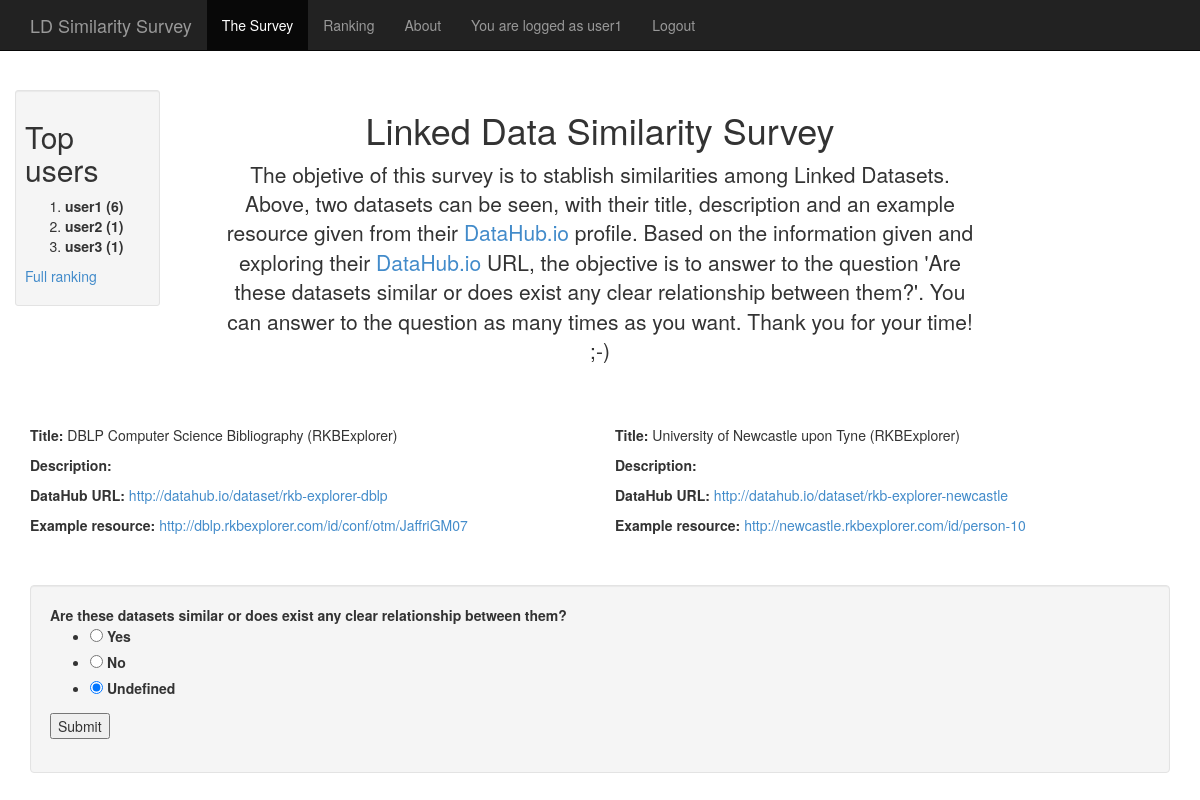
The app's page / (signed in) with its own data.
### survey/models.py (models this page shows)
class UserProfile(models.Model):
    user = models.OneToOneField(User)
    rated_datasets = models.ManyToManyField(Similarity)
    points = models.IntegerField()

class Dataset(models.Model):
    title = models.CharField(max_length=2000)
    description = models.CharField(max_length=10000)
    datahub_url = models.CharField(max_length=2000)
    example_resource = models.CharField(max_length=1000)
    similarity = models.ManyToManyField("self", through='Similarity', symmetrical=False)
    nick = models.CharField(max_length=2000)

### survey/views.py (the view, shortened to what this page needs)
# urls.py: url(r'^$', 'survey.views.survey'),
@login_required
def survey(request):
    user = request.user
    selected_source_dataset = None
    selected_target_dataset = None
    sim_id = None
    for similarity in Similarity.objects.filter(similarity=None):
        sim_id = similarity.id
        source_dataset = similarity.source_dataset
        target_dataset = similarity.target_dataset
        try:
            user_rating = user.userprofile.rated_datasets.get(source_dataset=source_dataset, target_dataset=target_dataset)
        except:
            user_rating = None
        if user_rating == None:
            selected_source_dataset = source_dataset
            selected_target_dataset = target_dataset
            break
    form = SurveyForm(initial={'similarity': 'undefined'})
    top_users = UserProfile.objects.filter(points__gt=0).order_by('-points')[:5]
    return render(request, 'survey/survey.html', {'form': form, 'source_dataset': selected_source_dataset, 'target_dataset': selected_target_dataset, 'top_users': top_users, 'sim_id': sim_id})

### survey/forms.py
class SurveyForm(forms.Form):
    source_dataset_id = forms.IntegerField(widget=forms.HiddenInput)
    target_dataset_id = forms.IntegerField(widget=forms.HiddenInput)
    choices = [('yes', 'Yes'), ('no', 'No'), ('undefined', 'Undefined')]
    similarity = forms.ChoiceField(choices=choices, widget=forms.RadioSelect, required=True)
    sim_id = forms.IntegerField(widget=forms.HiddenInput)

### survey/templates/survey/survey.html (shortened to what this page needs)
{% load staticfiles %}
<html>
    <head>
        <link href="{% static "css/bootstrap.min.css" %}" rel="stylesheet">
    </head>
    <body>
        <div class="navbar navbar-inverse navbar-fixed-top" role="navigation">
          <div class="container">
            <div class="navbar-header">
            <a class="navbar-brand" href="{% url 'survey.views.survey' %}">LD Similarity Survey</a>
        </div>
        <div class="collapse navbar-collapse">
            <ul class="nav navbar-nav">
                <li class="active"><a href="{% url 'survey.views.survey' %}">The Survey</a></li>
                <li><a href="{% url 'survey.views.ranking' %}">Ranking</a></li>
                <li><a href="{% url 'survey.views.about' %}">About</a></li>
                <li><a>You are logged as {{user.username}}</a></li>
                <li><a href="{% url 'survey.views.user_logout' %}">Logout</a></li>
            </ul>
        </div>
    </div>
    </div>
    <div class="row">
        <div class="col-lg-2">
            <div style="padding: 40px 15px;">
                <div class="well well-sm">
                    <h2>Top users</h2>
                    <ol>
                       {% for item in top_users %}
                            <li><b>{{item.user.username}} ({{item.points}})</b></li>
                       {% endfor %}
                    </ol>
                    <p><a href="{% url 'survey.views.ranking' %}">Full ranking</a></p>
                </div>
            </div>
        </div>
        <div class="col-lg-10">
            <div class="starter-template">
                    <h1>Linked Data Similarity Survey</h1>
                    <p class="lead">The objetive of this survey is to stablish similarities among Linked Datasets. Above, two datasets can be seen, with their title, description and an example resource given from their <a href="http://datahub.io/">DataHub.io</a> profile. Based on the information given and exploring their <a href="http://datahub.io/">DataHub.io</a> URL, the objective is to answer to the question 'Are these datasets similar or does exist any clear relationship between them?'. You can answer to the question as many times as you want. Thank you for your time! ;-)
                    </p>
            </div>
        </div>
    </div>
    <div class="container">
        {% if source_dataset == None%}
        <div class="starter-template">
            <h2>You have rated all datasets! Thank you ;-)</h2>
        </div>
        {% else %}
            <div class="row">
                <div class="col-lg-6">
                    <p> <b>Title:</b> {{source_dataset.title}} </p>
                    <p style="text-align:justify;text-justify:inter-word;"> <b>Description:</b> {{source_dataset.description}} </p>
                    <p> <b>DataHub URL:</b> <a href="{{source_dataset.datahub_url}}" target="_blank">{{source_dataset.datahub_url}}</a> </p>
                    <p> <b>Example resource:</b> <a href="{{source_dataset.example_resource}}" target="_blank">{{source_dataset.example_resource}}</a> </p>
                    <br />
                </div>
                <div class="col-lg-6">
                    <p> <b>Title:</b> {{target_dataset.title}} </p>
                    <p style="text-align:justify;text-justify:inter-word;"> <b>Description:</b> {{target_dataset.description}} </p>
                    <p> <b>DataHub URL:</b> <a href="{{target_dataset.datahub_url}}" target="_blank">{{target_dataset.datahub_url}}</a> </p>
                    <p> <b>Example resource:</b> <a href="{{target_dataset.example_resource}}" target="_blank">{{target_dataset.example_resource}}</a> </p>
                    <br />
                </div>
            </div>
            <br />
            <div class="well">
                <form action="{% url 'survey.views.survey' %}" method="post">{% csrf_token %}
                    <b>Are these datasets similar or does exist any clear relationship between them?</b> {{ form.similarity }}
                <input type="submit" value="Submit" />
            </div>
        {% endif %}
    </div>
    </body>
</html>

### survey/templates/survey/survey.html (style rules this page uses)
body { padding-top: 50px; }
.starter-template { padding: 40px; padding-right: 220px; padding-left: 15px; text-align: center; }

### records on screen
UserProfile: user.username "user1", points "6"
UserProfile: user.username "user2", points "1"
UserProfile: user.username "user3", points "1"
Dataset: title "DBLP Computer Science Bibliography (RKBExplorer)", datahub_url "http://datahub.io/dataset/rkb-explorer-dblp", example_resource "http://dblp.rkbexplorer.com/id/conf/otm/JaffriGM07"
Dataset: title "University of Newcastle upon Tyne (RKBExplorer)", datahub_url "http://datahub.io/dataset/rkb-explorer-newcastle", example_resource "http://newcastle.rkbexplorer.com/id/person-10"

### other values on screen
{{ user.username }} "user1"
